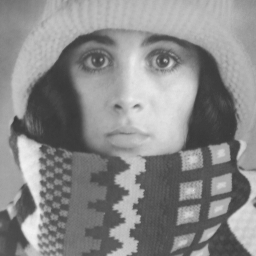
#> input picture trui.png, 256 x 256 px; the run also reads 1 picture not shown here
$ jupyter execute --allow-errors 2_geometric_transformations.ipynb
#> lines starting #> are read from the running program, lines starting #| are printed output that depends on the picture
# Pythonopdracht week 2: Geometric Transformations

## Table of Contents

1. [Working with notebooks](#working-with-notebooks)
2. [Working with CodeGrade](#working-with-codegrade)
3. [Interpolation](#interpolation)
4. [Homogeneous coordinates and rotations](#homogeneous-coordinates-and-rotations)
5. [Image rotations](#image-rotations)
6. [Estmating-an-affine-transform](#estimating-an-affine-transform)
7. [Estmating a projective transform](#estimating-a-projective-transform)
8. [Appendix: Using a domain iterator](#appendix-using-a-domain-iterator)

## Working with notebooks <a class="anchor" id="working with notebooks"></a>

The assignments for this course will be given as Jupyter notebooks like this one. They will contain programming assignments which are automatically graded.

An autograded assignment will typically ask you to complete the code of a Python function. It is important that you do not change the name, inputs or outputs of the function, because they will be tested automatically: stick closely to the assignment. The autograder converts your notebook to a Python file by concatenating all code in the notebook and testing the resulting Python file. It is therefore important that your code runs correctly and uninterrupted, so:

**Always use `Kernel > Restart & Run All` and check the results before handing in your assignment**.

Some general tips:

- Avoid using packages that are not already imported in the assignment template, and are not default Python packages.
- Avoid using "notebook magic" like `%matplotlib inline`; such commands do not work when the notebook is converted to a Python script.

## Working with CodeGrade <a class="anchor" id="working-with-codegrade"></a>

The assignments for this course are automatically graded by a system called *CodeGrade*. Our tests will run on your code automatically, and give grades based purely on the correctness of the output.

Some of the CodeGrade tests will be run immediately, and you can view the output/results before the deadline (it may take a couple of minutes to show up). Use this to check that your code is working correctly, and that you are in the right direction for the assignments.

[cell 1]
# Do NOT remove any imports listed in this notebook.
import numpy as np
import matplotlib.pyplot as plt
import wget
from skimage.io import imread as skimread
import os
import sys
from math import isclose
from skimage.transform import warp

def sr_download(file):
    if not os.path.isfile(file):
        url = "https://staff.fnwi.uva.nl/r.vandenboomgaard/downloads/" + file
        print('[sr]',f'Downloading file {file} for statistical reasoning course')
        wget.download(url)
    else:
        print('[sr]',f'data {file} already downloaded')

sr_download('trui.png')

print(sys.version)

Hidden in this cell are some $\LaTeX$ macros
$\newcommand{\v}[1]{\mathbf #1}$
$\newcommand{\hv}[1]{\widetilde{\mathbf #1}}$
$\newcommand{\setR}{\mathbb R}$
$\newcommand{\T}{^\top}$
$\newcommand{\inv}{^{-1}}$

## Interpolation <a class="anchor" id="interpolation"></a>

In a previous LabExercise you have written the ``pixel_value`` function. We will need that function again in this lab, and we are extending it with multiple ways of handling the border of the image. (2pt)

The named (or keyword) argument ``interpolation`` can have value ``'nearest'`` or ``'bilinear'`` indicating the type of interpolation. The argument ``mode`` indicates the way the border problem is taken care of. Valid values are ``'closest'`` and ``'constant'``. If ``mode='constant'`` then the named argument ``cval`` provides the constant value to be used. You may additionally implement ``mode=wrap`` if you are interested, but this is optional.

[cell 2]
def pixel_value(F, y, x, interpolation_method='nearest',
                border_method='constant', cval=0):
    """
    This function returns the interpolated function value for the function
    given by numpy array F. The valid interpolation methods are 'nearest' and
    'bilinear'. The modes for dealing with points outside the border of F are
    'closest' and 'constant' (and possibly 'wrap', depending on implementation).
    The optional parameter cval gives the value to be returned outside the borders
    of F, in case `border_method == 'constant'`.
    """
    if interpolation_method == 'nearest':
        y = int(round(y))
        x = int(round(x))

        if not (0 <= y < F.shape[0] and 0 <= x < F.shape[1]):
            if border_method == 'constant':
                return cval
            elif border_method == 'closest':
                y = min(max(y, 0), F.shape[0] - 1)
                x = min(max(x, 0), F.shape[1] - 1)
            elif border_method == 'mirror':
                if F.shape[0] == 1:
                    y = 0
                else:
                    period_y = 2 * (F.shape[0] - 1)
                    y = y % period_y
                    if y > F.shape[0] - 1:
                        y = period_y - y

                if F.shape[1] == 1:
                    x = 0
                else:
                    period_x = 2 * (F.shape[1] - 1)
                    x = x % period_x
                    if x > F.shape[1] - 1:
                        x = period_x - x

            elif border_method == 'wrap':
                y = y % F.shape[0]
                x = x % F.shape[1]

        return F[y, x]

    elif interpolation_method == 'bilinear':
        y0 = int(np.floor(y))
        x0 = int(np.floor(x))
        y1 = y0 + 1
        x1 = x0 + 1

        dy = y - y0
        dx = x - x0

        I00 = pixel_value(F, y0, x0, 'nearest', border_method, cval)
        I01 = pixel_value(F, y0, x1, 'nearest', border_method, cval)
        I10 = pixel_value(F, y1, x0, 'nearest', border_method, cval)
        I11 = pixel_value(F, y1, x1, 'nearest', border_method, cval)

        return (I00 * (1 - dy) * (1 - dx) +
                I01 * (1 - dy) * dx +
                I10 * dy * (1 - dx) +
                I11 * dy * dx)

We will test this function on a simple very small version of a standard image ``trui.png``. The code below tries to read the image from the directory where this notebook is stored. If the file can't be read an exception is thrown and caught. Then the file is downloaded from the computer vision web pages and again the file is read.

For starting Python programmers this way of programming might be counter intuitive. Perhaps you would like first to check if the file exists in the local directory and if not download it. This is the classical *Look before you leap (LBYL)* paradigm in programming. In Python one often uses the *Easier to Ask for Forgiveness than Permission (EAFP)* approach. Search the web for all the pros and cons of both approaches.

[cell 3]
try:
    F = plt.imread('trui.png')
#> F is the input picture: shape (256, 256) float32; min 0.22, max 0.945, mean 0.54
except FileNotFoundError:
    wget.download("https://staff.fnwi.uva.nl/r.vandenboomgaard/downloads/trui.png")
    F = plt.imread('trui.png')
Fsmall = F[::4,::4]
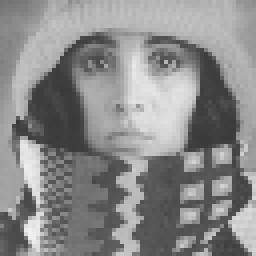
#> Fsmall: shape (64, 64) float32 (shown 4 times larger); min 0.224, max 0.937, mean 0.541
plt.imshow(Fsmall)
plt.gray()

We then test your ``pixel_value`` function. We make a new image ``G`` by sampling the image ``F`` in 128x128 points. At position (x,y) in image G we sample image G at position (x-32, y-32). If all is well you should end up with an image G that shows image F in its center and the border around it should be determined by the border mode that is selected.

[cell 4]
# Note only border modes 'constant' and 'closest' are mandatory.
# Switch the following two lines only if you have implemented all three modes, which is optional.

# modes_implemented = ['closest', 'constant', 'wrap']
modes_implemented = ['closest', 'constant']

G = {}
for mode in modes_implemented:
    G[mode] = np.zeros((128,128))

for y in range(128):
    for x in range(128):
        for m in modes_implemented:
            G[m][y, x] = pixel_value(Fsmall, y-32, x-32,
                                     interpolation_method='nearest', border_method=m, cval=0)
#> this loop made 128 passes

n = len(modes_implemented)
for i, mode in enumerate(modes_implemented):
    plt.subplot(1,n,i+1)
    plt.imshow(G[mode])
    plt.title(mode)
    plt.axis('off')
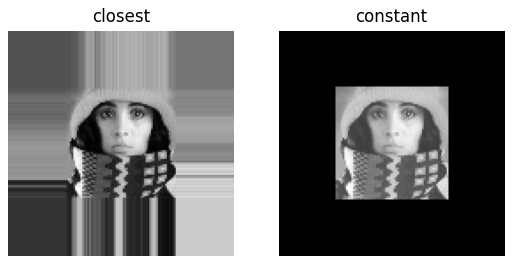
#> figure drawn by matplotlib, 2 panels

If the ``pixel_value`` function is working with at least the 'closest' and 'constant' border mode, we will continue with some exercises and questions regarding homogeneous coordinates. These are a mathematical tool to efficiently describe describe commonly used geometrical transformations.

## Homogeneous coordinates and rotations <a class="anchor" id="homogeneous-coordinates-and-rotations"></a>

Before you continue reading this notebook, make sure you have read the section on homogeneous coordinates in the lecture notes in the 'Mathematical Tools' chapter.

A 2D point $\v x = (a\;\; b)\T$ is represented with a homogeneous vector $\hv x = (s\,a\;\;s\,b\;\;s)\T$ where $s$ can be any real number not equal zero. In this LabExercise we will often find the need to take a vector $\v x$ and make a homogeneous representation $\hv x$ for it. In Numpy a vector $\v x\in\setR^2$ is represented with a (2,) shaped array and the homogeneous vector $\hv x$ is represented with a (3,) shaped array. A 'normal' vector $\v x$ is often called a Euclidean vector, in contrast with $\hv x$ being a homogeneous vector.

Much later on in the course we will consider Euclidean vectors in 3 dimsional space as well. A vector $\v x = (a\;\;b\;\;c)\T\in\setR^3$ in homogeneous representation is $\hv x = (s\,a\;\;s\,b\;\;s\,c\;\;s)\T$.

Write the functions ``e2h`` that takes a (matrix of) Euclidean vector(s) as input (either a 2 or 3 dimensional vector) and returns the corresponding homogeneous vector(s). Als write the function ``h2e`` that does the opposite. So for the function ``e2h`` the input is either a (n,) shaped array or a (n,m) shaped array where n is the dimension of the Euclidean space and m is the number of vectors we need to represent in homogeneous coordinates. The result should be a (n+1,) shaped array or a (n+1, m) shaped array respectively. The Numpy ``hstack``, ``vstack``, ``concatenate`` and ``column_stack`` functions can be useful here. (5pt)

[cell 5]
def e2h(x):
    x = np.asarray(x)

    if x.ndim == 1:
        return np.concatenate([x, [1]])
    else:
        ones = np.ones((1, x.shape[1]))
        return np.vstack([x, ones])

def h2e(tx):
    tx = np.asarray(tx)

    if tx.ndim == 1:
        return tx[:-1] / tx[-1]
    else:
        return tx[:-1] / tx[-1]

A 3x3 homogeneous matrix can represent all linear operations on $\setR^2$, but can also represent translations in $\setR^2$. More generally, a 3x3 homogeneous matrix can represent all *projective transformations*. We will look at these in a later section. We end this subsection with some examples of transformations to test your ``h2e`` and ``e2h`` functions.

The code below uses your functions to apply projective transformations to a square and a triangle in $\setR^2$, and shows the results. In the ANS homework, there are some questions about this piece of code and its output, under *Transformations of squares*.

**Note: if you get a RuntimeWarnining, please ignore.**

[cell 6]
def draw_polygon(p, ax, closed=True, filled=False):
    if closed:
        pp = np.column_stack((p,p[:,0]))
    ax.plot(pp[0], pp[1], '-o')


plt.figure()
unit_square = np.array([[0, 1, 1, 0],
                        [0, 0, 1, 1]])
triangle = np.array([[0,  1, 1],
                     [0, -1, 1]])

fig, axs = plt.subplots(1,2)
draw_polygon(unit_square, axs[0])
draw_polygon(triangle, axs[1])

T1 = np.array([[1, 0, 3],
               [0, 1, 7],
               [0, 0, 1]])
T2 = np.array([[5, 3, 2],
               [2, 4, 3],
               [1, 2, 1]])
T3 = np.array([[4, -3, 0],
               [3, 4, 0],
               [0, 0, 5]])

transforms = [T1, T2, T3]

for T in transforms:
    Tsquare = h2e( T @ e2h(unit_square))
    draw_polygon(Tsquare, axs[0])
    axs[0].axis('equal');

    Ttriangle = h2e( T @ e2h(triangle))
    draw_polygon(Ttriangle, axs[1])
    axs[1].axis('equal');

plt.legend(['No transform', 'T1', 'T2','T3'], bbox_to_anchor=(1.8, 1));
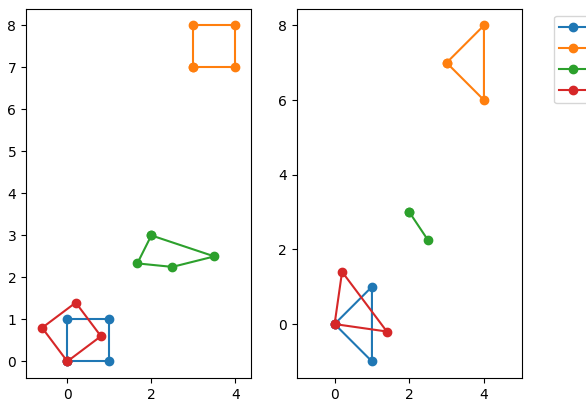
#> figure drawn by matplotlib, 2 panels

## Image rotations <a class="anchor" id="image-rotations"></a>

In this section you are going to use a homogeneous transform to rotate an image. We want to rotate the image around its center. The output image should have the same size as the input image.

In case the shape of an image (array) is ``(H,W)`` (where H stands for height and W stands for width), the center is given by: $(x_c,y_c)=(W/2, H/2)$.
Convince yourself that a rotation around the center is given by $T_\v t \tilde R_\phi T_{-\v t}$

Read the lecture notes on geometrical transformations to prepare for implementation of the image rotation.

Below is the algorithm for the (WRONG) forward pass algorithm. Instead of the domain iterator described in the lecture notes a simple double loop over all pixels in the input image is used. As an extra a section is added to this lab that uses the domain iterator from the lecture notes.

[cell 7]
def rotate_forward(F, phi):
    # First calculate the transform
#> called with phi = 0.785
    H, W = F.shape[:2]
    halfH, halfW = H/2, W/2
    T = np.array([[1, 0, halfW], [0, 1, halfH], [0, 0, 1]])
    cp = np.cos(phi)
    sp = np.sin(phi)
    R = np.array([[cp, -sp, 0], [sp, cp, 0], [0, 0, 1]])
    A = T @ R @ np.linalg.inv(T)

    # Now apply the transformation, and store the result in G.
    G = np.zeros_like(F)
    for x in range(W):
        for y in range(H):
            xa, ya = h2e(A @ np.array([x, y, 1]))
            if 0<=ya<=H-1 and 0<=xa<=W-1:
                xai = np.rint(xa).astype(int)
                yai = np.rint(ya).astype(int)
                G[yai, xai] = F[y, x]
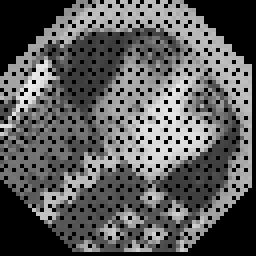
#> G: shape (64, 64) float32 (shown 4 times larger); min 0, max 0.937, mean 0.36
    return G

[cell 8]
Gsmall_forward = rotate_forward(Fsmall, np.pi/4)
plt.imshow(Gsmall_forward)
plt.axis('off');

Yes, we are rotating the image, but no, it is not the correct result. You had better implement the backward algorithm. Implementing the backward algorithm requires your your ``pixel_value`` function and thus its parameters. (4pt)

[cell 9]
def rotate_backward(F, phi, interpolation_method='nearest',
                    border_method='constant', cval=0):
    """ Rotates the image F over an angle of phi, using the
    pixel_value function for interpolation."""
#> called with phi = 0.785, interpolation_method = 'nearest', border_method = 'constant', cval = 0
    H, W = F.shape[:2]
    halfH, halfW = H / 2, W / 2

    T = np.array([[1, 0, halfW],
                  [0, 1, halfH],
                  [0, 0, 1]])

    cp = np.cos(phi)
    sp = np.sin(phi)

    R = np.array([[cp, -sp, 0],
                  [sp,  cp, 0],
                  [0,   0,  1]])

    A = T @ R @ np.linalg.inv(T)
    A_inv = np.linalg.inv(A)

    G = np.zeros_like(F)

    for y in range(H):
        for x in range(W):
            src = A_inv @ np.array([x, y, 1])
            xs, ys = h2e(src)

            G[y, x] = pixel_value(F, ys, xs,
                                  interpolation_method=interpolation_method,
                                  border_method=border_method,
                                  cval=cval)
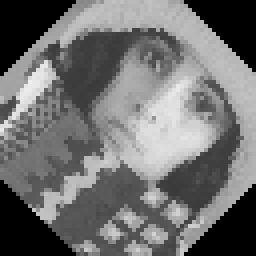
#> G: shape (64, 64) float32 (shown 4 times larger); min 0, max 0.937, mean 0.44
    return G

[cell 10]
Gsmall_backward = rotate_backward(Fsmall, np.pi/4,
                                  interpolation_method='nearest',
                                  border_method='constant')
plt.imshow(Gsmall_backward)
plt.axis('off');

If you feel lucky, or better yet have a reasonable fast computer you may try it on the full size image (and even this one is small for today's many megabytes images).

[cell 11]
G_backward = rotate_backward(F, np.pi/4,
                             interpolation_method='bilinear',
                             border_method='constant')
#> call 2 of rotate_backward, with phi = 0.785, interpolation_method = 'bilinear', border_method = 'constant', cval = 0
#> after the loop in rotate_backward (call 2), `for y in range(H):`:
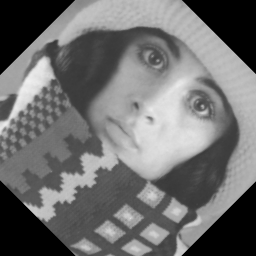
#> G: shape (256, 256) float32; min 0, max 0.943, mean 0.44
plt.imshow(G_backward)
plt.axis('off');

OK let's try our luck even more. Would it work for a color image?

[cell 12]
try:
    Fc = plt.imread('colortrui.png')
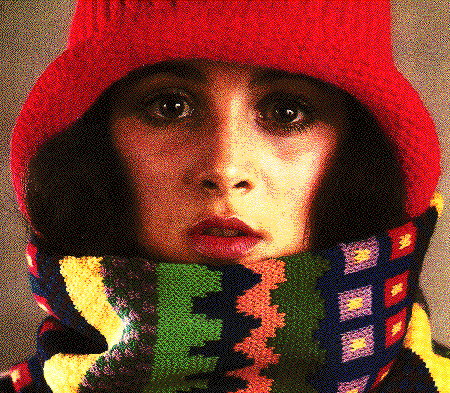
#> input picture colortrui.png, 450 x 393 px
#> Fc is the input picture: shape (393, 450, 3) float32; mean R, G, B 0.48, 0.238, 0.167
except FileNotFoundError:
    wget.download("https://staff.fnwi.uva.nl/r.vandenboomgaard/ComputerVision/_images/colortrui.png")
    Fc = plt.imread('colortrui.png')
Fcsmall = Fc[::4,::4]
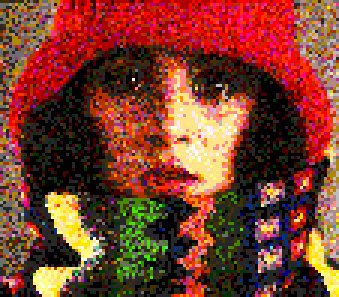
#> Fcsmall: shape (99, 113, 3) float32 (shown 3 times larger); mean R, G, B 0.481, 0.239, 0.168
plt.imshow(Fcsmall);

[cell 13]
Gcsmall_backward = rotate_backward(Fcsmall, np.pi/4,
                             interpolation_method='nearest',
                             border_method='constant')
#> call 3 of rotate_backward, with phi = 0.785, interpolation_method = 'nearest', border_method = 'constant', cval = 0
#> after the loop in rotate_backward (call 3), `for y in range(H):`:
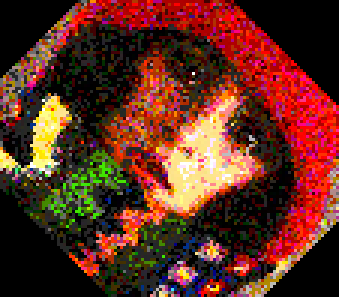
#> G: shape (99, 113, 3) float32 (shown 3 times larger); mean R, G, B 0.38, 0.181, 0.126
#> (the rest of the program and of its run is left out)
